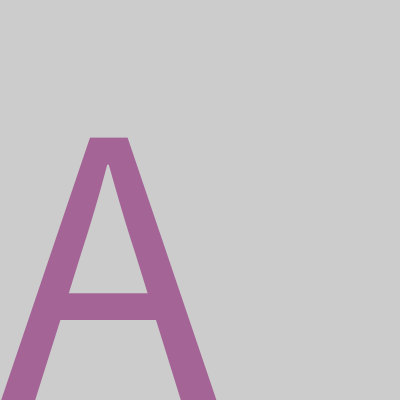
Frame 1 (no input)
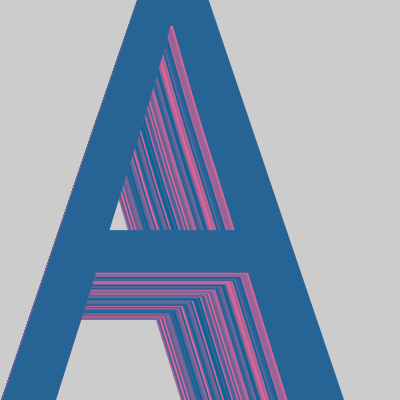
Frame 60 (the mouse pressed at the canvas centre just before this capture)
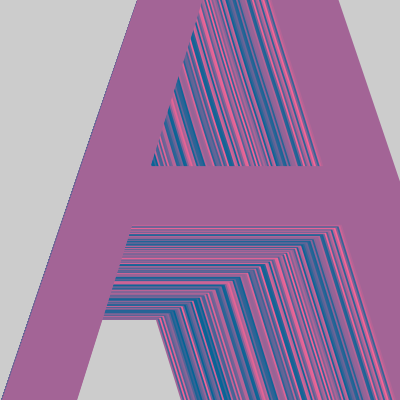
Frame 120 (the mouse held since frame 60 and released just before this capture)

The Processing sketch that drew these frames (run headless with seeded random() and noise(); from frame 60 on, the mouse is pressed at the canvas centre):

// Processing sketch: processing_135407
// ── processing_135407.pde

int x;
int y;

void setup(){
  
  size (400, 400);
  x = width;
  y = height;
}
 void draw (){
  fill(random(255),100,150);
  textSize(x);
  text("A",x*0,y); 
  x=x+height/100;
   if(x>width*3){
     x=0;
   }
 }
